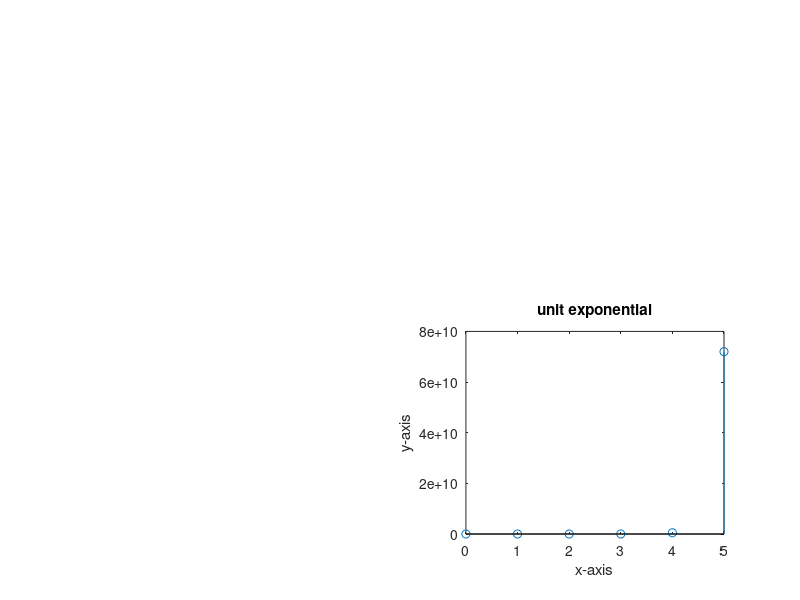

MATLAB code for this plot:
clc;
close all;
clear all;
n=input('the length of i/p frquency');
t=0:n;
a=input('Enter a value:');
y=exp(a*t);
figure(4);
subplot(2,2,4);
stem(t,y);
xlabel('x-axis');
ylabel('y-axis');
title('unit exponential');
